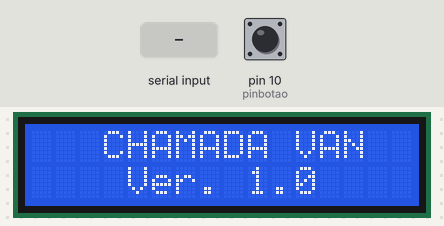
Recording of a program running on a simulated Arduino Uno, built with avr-gcc and run on an emulated ATmega328P. Parts: 16×2 character LCD. The inputs (shaded band) are chosen by the test bench; at power-on: pin 10 (pinbotao) LOW.

Above: at 5.0 s.
At 7.3 s:
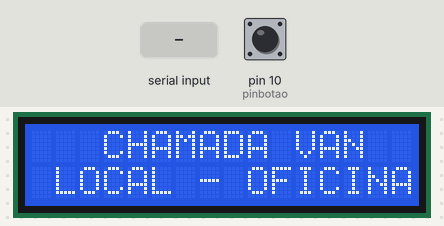
7.4 s: pin 10 (pinbotao) pulled HIGH for 0.6 s
At 9.4 s:
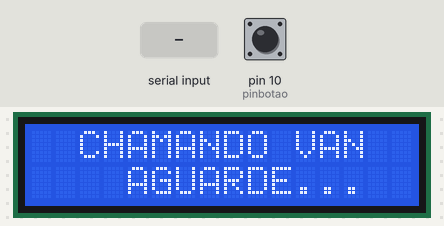
11.1 s: "l" received over the second serial link
At 13.2 s:
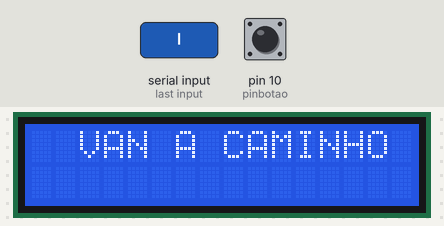
Timing chart, 0 to 14.7 s (numbered marks = the images above; inputs shaded):
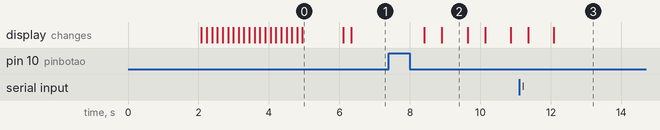

The program:

main.cpp
```cpp
// (licence header left out)
/* Código para que seja enviado um sinal via placa xbee para outro dispositivo xbee
//que ao receber este sinal envia outro como resposta */

#include <SoftwareSerial.h> // Inclusão de biblioteca
#include <Arduino.h> // Inclusão de biblioteca
#include <LiquidCrystal_I2C.h>

LiquidCrystal_I2C lcd(0x27,16,2); //ENDEREÇO DO I2C E DEMAIS INFORMAÇÕES

SoftwareSerial XBee(2, 3); // RX: Arduino pin 2, XBee pin DOUT.  TX:  Arduino pin 3, XBee pin DIN
#define pinbotao 10 // Botão definido na entrada digital 12

boolean estadobotao = false; // Definido estado da variavel estadodobotao tipo verdadeiro ou falsa
boolean estantbotao = false; // Definido estado da variavel estantbotão na variavel tipo verdadeiro ou falsa
boolean pisca = false; // Definido estado da variavel pisca tipo verdadeiro ou falsa
int tela = 1; // Muda estado da tela

void mens_inicial(){
  // Função que mostra mensagen ao ligar o arduino
  lcd.setCursor(3,0);
  lcd.print("CHAMADA VAN");
  lcd.setCursor(4,1);
  lcd.print("Ver. 1.0");
  delay(2000);
  for (int posicao = 0; posicao < 5; posicao++)
  {
    lcd.scrollDisplayLeft(); // Rolagem para a esquerda
    delay(150);
  }
  for (int posicao = 0; posicao < 10; posicao++)
  {
    lcd.scrollDisplayRight(); //Rolagem para a direita
    delay(150);
  }
  for (int posicao = 0; posicao < 5; posicao++)
  {
    lcd.scrollDisplayLeft(); // Rolagem para a esquerda
    delay(150);
  }
delay(1000);
lcd.clear();
}

void mens_local(){
  lcd.setCursor(3,0);
  lcd.print("CHAMADA VAN");
  lcd.setCursor(1,1);
  lcd.print("LOCAL - OFICINA");
  delay(300);
}

void mens_chama_van(){
  lcd.clear();
  lcd.setCursor(2,0);
  lcd.print("CHAMANDO VAN");
  lcd.setCursor(4,1);
  lcd.print("AGUARDE...");
  lcd.noDisplay();
  delay(500);
  lcd.display();
  delay(500);
}

void mens_a_caminho(){
  lcd.clear();
  lcd.setCursor(2,0);
  lcd.print("VAN A CAMINHO");
  delay(12000);
  for (int posicao = 0; posicao < 5; posicao++)
  {
    lcd.scrollDisplayLeft(); // Rolagem para a esquerda
    delay(200);
  }
  for (int posicao = 0; posicao < 10; posicao++)
  {
    lcd.scrollDisplayRight(); //Rolagem para a direita
    delay(200);
  }
  for (int posicao = 0; posicao < 5; posicao++)
  {
    lcd.scrollDisplayLeft(); // Rolagem para a esquerda
    delay(100);
  }
  lcd.clear();
  lcd.setCursor(5,0);
  lcd.print("AGUADE");
  lcd.setCursor(4,1);
  lcd.print("NO LOCAL");
  delay(10000);
  for (int posicao = 0; posicao < 5; posicao++)
  {
    lcd.scrollDisplayLeft(); // Rolagem para a esquerda
    delay(200);
  }
  for (int posicao = 0; posicao < 10; posicao++)
  {
    lcd.scrollDisplayRight(); //Rolagem para a direita
    delay(200);
  }
  for (int posicao = 0; posicao < 5; posicao++)
  {
    lcd.scrollDisplayLeft(); // Rolagem para a esquerda
    delay(100);
  }

}

void setup()
{ // Código que será carregado ao ligar o arduino
  lcd.init();
  lcd.backlight();
  pinMode(pinbotao, INPUT); // Variavel pinbotao definida como entrada(INPUT)
  XBee.begin(9600); // Inicia o serial de leitura do xbee no BAUD RATE 9600
  //Serial.begin(9600); // Inicia o serial monitor no BAUD RATE 9600
  mens_inicial();
}

void loop()
{
  // Será repetido infinitamente pelo arduino
  XBee.available();  // Verifica se há algum xbee disponivel
  char c = XBee.read(); // Armazena na variavel c o sinal recebido
  //Serial.print(c);
  estadobotao = digitalRead(pinbotao); // estadobotao recebe o sinal do botão

  if (estadobotao == HIGH) // se o botão for pressionado
  {
    XBee.write('L');
    delay(500); // Manda um caracter 'L' para outro disposisivo
  }

  if (estadobotao && !estantbotao ) // Condição que compara o estado atual com o estado anterior do botão
  {
    pisca = !pisca; // troca o estaco da variavel pisca para true
    tela = 2; // Troca menu da tela
  }
  if (c == 'l' && (pisca)) // Condição caso receba o caracter correto e o pisca for false
  {
    pisca = !pisca;
    tela = 3; //Troca menu da tela

  }
  delay(200);

  switch (tela) // Alterna os casos dependendo do valor da variável tela
  {
  case 1:
    mens_local();
    break;
  case 2:
    mens_chama_van();
    break;
  case 3:
  {
    mens_a_caminho();
    delay(120000);
    tela = 1;
    break;
  }
  }
}
```

Measured:
- after the input at 7.4 s, the display: first changes after 1.0 s (image 2 shows a later state)
- after the input at 11.1 s, the display: first differs from a run without the input after 0.98 s (image 3)
- what the display in image 0 shows lasts 1.1 s, from 5.0 s to 6.1 s
- what the display in image 2 shows lasts 0.7 s, from 8.9 s to 9.6 s
